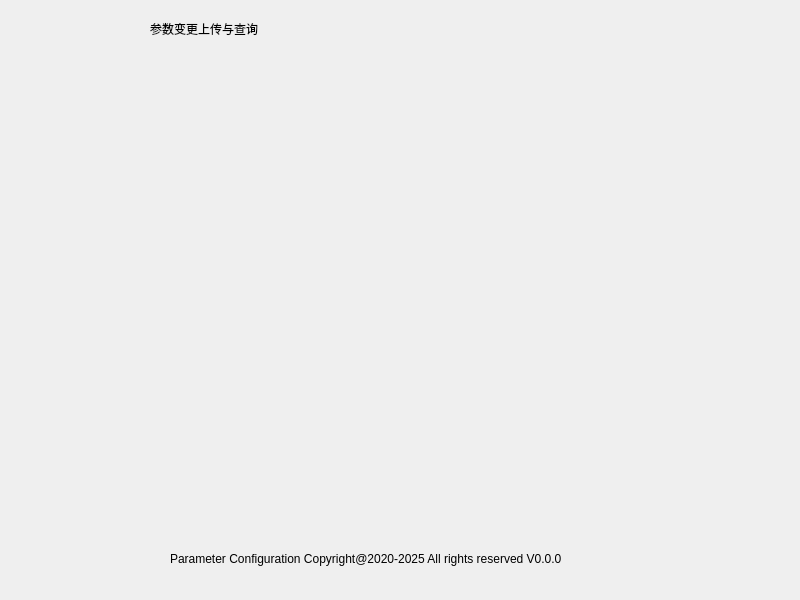
<?xml version="1.0" encoding="UTF-8"?>
<ui version="4.0">
 <class>CUploadQueryWid</class>
 <widget class="QMainWindow" name="CUploadQueryWid">
  <property name="geometry">
   <rect>
    <x>0</x>
    <y>0</y>
    <width>800</width>
    <height>600</height>
   </rect>
  </property>
  <property name="windowTitle">
   <string>MainWindow</string>
  </property>
  <widget class="QWidget" name="centralwidget">
   <widget class="QLabel" name="label_copyright">
    <property name="geometry">
     <rect>
      <x>170</x>
      <y>550</y>
      <width>511</width>
      <height>17</height>
     </rect>
    </property>
    <property name="text">
     <string>Parameter Configuration Copyright@2020-2025 All rights reserved V0.0.0</string>
    </property>
   </widget>
   <widget class="QLabel" name="label_title">
    <property name="geometry">
     <rect>
      <x>150</x>
      <y>20</y>
      <width>241</width>
      <height>17</height>
     </rect>
    </property>
    <property name="text">
     <string>参数变更上传与查询</string>
    </property>
   </widget>
  </widget>
 </widget>
 <resources/>
 <connections/>
</ui>
